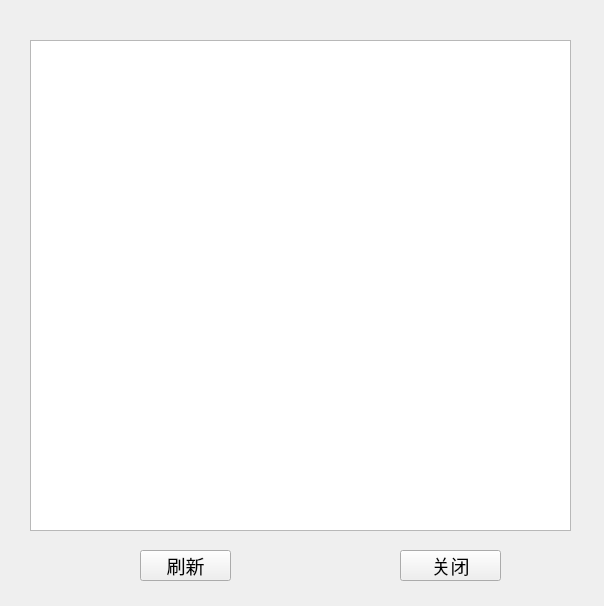
<?xml version="1.0" encoding="UTF-8"?>
<ui version="4.0">
 <class>tempdisplay</class>
 <widget class="QWidget" name="tempdisplay">
  <property name="geometry">
   <rect>
    <x>0</x>
    <y>0</y>
    <width>604</width>
    <height>606</height>
   </rect>
  </property>
  <property name="windowTitle">
   <string>Form</string>
  </property>
  <widget class="QTableView" name="tableView">
   <property name="geometry">
    <rect>
     <x>30</x>
     <y>40</y>
     <width>541</width>
     <height>491</height>
    </rect>
   </property>
  </widget>
  <widget class="QPushButton" name="pushButton">
   <property name="geometry">
    <rect>
     <x>400</x>
     <y>550</y>
     <width>101</width>
     <height>31</height>
    </rect>
   </property>
   <property name="font">
    <font>
     <family>黑体</family>
     <pointsize>14</pointsize>
    </font>
   </property>
   <property name="text">
    <string>关闭</string>
   </property>
  </widget>
  <widget class="QPushButton" name="pushButton_2">
   <property name="geometry">
    <rect>
     <x>140</x>
     <y>550</y>
     <width>91</width>
     <height>31</height>
    </rect>
   </property>
   <property name="font">
    <font>
     <family>黑体</family>
     <pointsize>14</pointsize>
    </font>
   </property>
   <property name="text">
    <string>刷新</string>
   </property>
  </widget>
 </widget>
 <resources/>
 <connections>
  <connection>
   <sender>pushButton</sender>
   <signal>clicked()</signal>
   <receiver>tempdisplay</receiver>
   <slot>close()</slot>
   <hints>
    <hint type="sourcelabel">
     <x>450</x>
     <y>565</y>
    </hint>
    <hint type="destinationlabel">
     <x>301</x>
     <y>302</y>
    </hint>
   </hints>
  </connection>
 </connections>
</ui>
